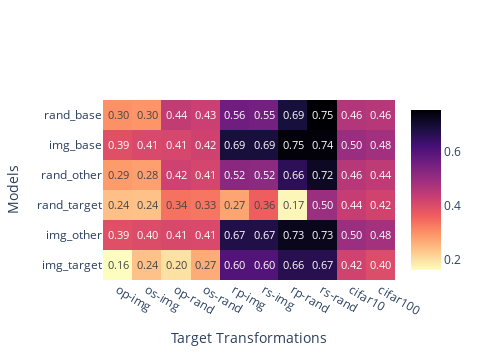
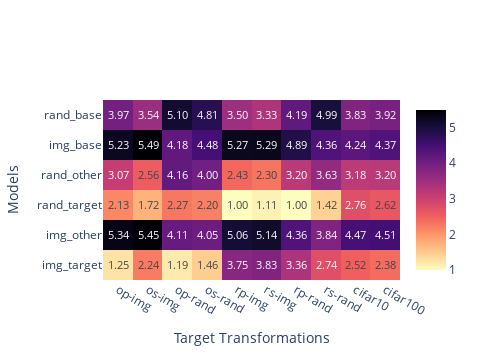

The notebook cell these images were saved under, in order:
### Markdown cell above
## DenseNet-121

### Code cell
results = res_util.load("dn121", list(range(10)))
# res_util.show_results(
#     results,
#     show_training=True,
#     metrics=["l2"],#, "cos", "cka"],
# )
full_distances = res_util.get_full_distances(results, "l2")
full_comparisons = res_util.target_vs_non_target_comparison(full_distances)
comp_means = res_util.compute_target_vs_non_target_means(full_comparisons, "mean")
display(comp_means)
comp_stds = res_util.compute_target_vs_non_target_means(full_comparisons, "std")
display(comp_stds)
rank_means = res_util.compute_target_vs_non_target_means(
    res_util.normalize_by_rank(full_comparisons),
    "mean"
)
res_util.print_comp_table(comp_means, comp_stds, rank_means)
mean_fig = res_util.plot_distances(comp_means, reverse_colors=True, reindex=False)
display(mean_fig)
rank_fig = res_util.plot_distances(rank_means, reverse_colors=True, reindex=False)
display(rank_fig)

### Figure 1 — Plotly figure (JSON) as saved in the notebook; plotly's stock layout.template omitted (floating-point values rounded to 4 significant figures)
{"data": [{"colorbar": {"title": {"text": ""}}, "colorscale": [[0, "#000004"], [0.1111, "#180f3d"], [0.2222, "#440f76"], [0.3333, "#721f81"], [0.4444, "#9e2f7f"], [0.5556, "#cd4071"], [0.6667, "#f1605d"], [0.7778, "#fd9668"], [0.8889, "#feca8d"], [1, "#fcfdbf"]], "hoverongaps": false, "hovertemplate": "Training Transformation: %{y}<br>Target Transformation: %{x}<br>Invariance: %{z:.5f}<extra></extra>", "reversescale": true, "showscale": true, "texttemplate": "%{z:.2f}", "type": "heatmap", "x": ["op-img", "os-img", "op-rand", "os-rand", "rp-img", "rs-img", "rp-rand", "rs-rand", "cifar10", "cifar100"], "y": ["img_target", "img_other", "rand_target", "rand_other", "img_base", "rand_base"], "z": [[0.1622, 0.2392, 0.1985, 0.2668, 0.6003, 0.6019, 0.6649, 0.6652, 0.418, 0.3981], [0.3921, 0.3991, 0.4063, 0.4053, 0.673, 0.6741, 0.7252, 0.7257, 0.4956, 0.4839], [0.2407, 0.2386, 0.3371, 0.3326, 0.275, 0.3639, 0.1698, 0.4956, 0.4362, 0.4175], [0.2876, 0.2819, 0.4225, 0.4119, 0.5195, 0.5166, 0.6559, 0.7167, 0.4553, 0.4444], [0.392, 0.4052, 0.4095, 0.4203, 0.6885, 0.688, 0.7458, 0.7448, 0.4977, 0.4848], [0.3001, 0.295, 0.4393, 0.4276, 0.5602, 0.5533, 0.6888, 0.7527, 0.4629, 0.4552]]}], "layout": {"height": 360, "width": 480, "xaxis": {"autorange": true, "range": [-0.5, 9.5], "title": {"text": "Target Transformations"}, "type": "category"}, "yaxis": {"autorange": true, "range": [-0.5, 5.5], "title": {"text": "Models"}, "type": "category"}}}

### Figure 2 — Plotly figure (JSON) as saved in the notebook; plotly's stock layout.template omitted (floating-point values rounded to 4 significant figures)
{"data": [{"colorbar": {"title": {"text": ""}}, "colorscale": [[0, "#000004"], [0.1111, "#180f3d"], [0.2222, "#440f76"], [0.3333, "#721f81"], [0.4444, "#9e2f7f"], [0.5556, "#cd4071"], [0.6667, "#f1605d"], [0.7778, "#fd9668"], [0.8889, "#feca8d"], [1, "#fcfdbf"]], "hoverongaps": false, "hovertemplate": "Training Transformation: %{y}<br>Target Transformation: %{x}<br>Invariance: %{z:.5f}<extra></extra>", "reversescale": true, "showscale": true, "texttemplate": "%{z:.2f}", "type": "heatmap", "x": ["op-img", "os-img", "op-rand", "os-rand", "rp-img", "rs-img", "rp-rand", "rs-rand", "cifar10", "cifar100"], "y": ["img_target", "img_other", "rand_target", "rand_other", "img_base", "rand_base"], "z": [[1.25, 2.239, 1.189, 1.461, 3.75, 3.833, 3.361, 2.744, 2.517, 2.383], [5.339, 5.45, 4.106, 4.05, 5.056, 5.139, 4.361, 3.844, 4.472, 4.506], [2.133, 1.722, 2.272, 2.2, 1, 1.111, 1, 1.422, 2.761, 2.622], [3.072, 2.561, 4.156, 4, 2.428, 2.3, 3.2, 3.633, 3.178, 3.2], [5.233, 5.489, 4.178, 4.483, 5.267, 5.289, 4.889, 4.361, 4.244, 4.372], [3.972, 3.539, 5.1, 4.806, 3.5, 3.328, 4.189, 4.994, 3.828, 3.917]]}], "layout": {"height": 360, "width": 480, "xaxis": {"autorange": true, "range": [-0.5, 9.5], "title": {"text": "Target Transformations"}, "type": "category"}, "yaxis": {"autorange": true, "range": [-0.5, 5.5], "title": {"text": "Models"}, "type": "category"}}}
